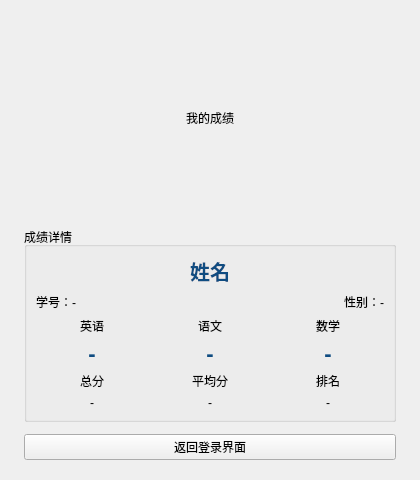
<?xml version="1.0" encoding="UTF-8"?>
<ui version="4.0">
 <class>StudentWindow</class>
 <widget class="QMainWindow" name="StudentWindow">
  <property name="geometry"><rect><x>0</x><y>0</y><width>420</width><height>480</height></rect></property><property name="minimumSize"><size><width>420</width><height>480</height></size></property><property name="maximumSize"><size><width>420</width><height>480</height></size></property><property name="windowTitle"><string>学生成绩查询</string></property>
  <widget class="QWidget" name="centralwidget"><layout class="QVBoxLayout" name="verticalLayout"><property name="leftMargin"><number>24</number></property><property name="topMargin"><number>20</number></property><property name="rightMargin"><number>24</number></property><property name="bottomMargin"><number>20</number></property><property name="spacing"><number>12</number></property>
   <item><widget class="QLabel" name="label_title"><property name="text"><string>我的成绩</string></property><property name="alignment"><set>Qt::AlignCenter</set></property></widget></item>
   <item><widget class="QGroupBox" name="groupBox_info"><property name="title"><string>成绩详情</string></property><layout class="QVBoxLayout" name="infoLayout">
    <item><widget class="QLabel" name="label_name"><property name="text"><string>姓名</string></property><property name="alignment"><set>Qt::AlignCenter</set></property><property name="styleSheet"><string>font-size: 20px; font-weight: 700; color: #0f4c81;</string></property></widget></item>
    <item><layout class="QHBoxLayout" name="baseLayout"><item><widget class="QLabel" name="label_id"><property name="text"><string>学号：-</string></property></widget></item><item><widget class="QLabel" name="label_sex"><property name="text"><string>性别：-</string></property><property name="alignment"><set>Qt::AlignRight|Qt::AlignVCenter</set></property></widget></item></layout></item>
    <item><layout class="QGridLayout" name="scoresLayout"><item row="0" column="0"><widget class="QLabel" name="labelEnglishTitle"><property name="text"><string>英语</string></property><property name="alignment"><set>Qt::AlignCenter</set></property></widget></item><item row="0" column="1"><widget class="QLabel" name="labelChineseTitle"><property name="text"><string>语文</string></property><property name="alignment"><set>Qt::AlignCenter</set></property></widget></item><item row="0" column="2"><widget class="QLabel" name="labelMathTitle"><property name="text"><string>数学</string></property><property name="alignment"><set>Qt::AlignCenter</set></property></widget></item><item row="1" column="0"><widget class="QLabel" name="label_english"><property name="text"><string>-</string></property><property name="alignment"><set>Qt::AlignCenter</set></property><property name="styleSheet"><string>font-size:22px;font-weight:700;color:#0f4c81;</string></property></widget></item><item row="1" column="1"><widget class="QLabel" name="label_chinese"><property name="text"><string>-</string></property><property name="alignment"><set>Qt::AlignCenter</set></property><property name="styleSheet"><string>font-size:22px;font-weight:700;color:#0f4c81;</string></property></widget></item><item row="1" column="2"><widget class="QLabel" name="label_math"><property name="text"><string>-</string></property><property name="alignment"><set>Qt::AlignCenter</set></property><property name="styleSheet"><string>font-size:22px;font-weight:700;color:#0f4c81;</string></property></widget></item></layout></item>
    <item><layout class="QGridLayout" name="summaryLayout"><item row="0" column="0"><widget class="QLabel" name="labelTotalTitle"><property name="text"><string>总分</string></property><property name="alignment"><set>Qt::AlignCenter</set></property></widget></item><item row="0" column="1"><widget class="QLabel" name="labelAverageTitle"><property name="text"><string>平均分</string></property><property name="alignment"><set>Qt::AlignCenter</set></property></widget></item><item row="0" column="2"><widget class="QLabel" name="labelRankTitle"><property name="text"><string>排名</string></property><property name="alignment"><set>Qt::AlignCenter</set></property></widget></item><item row="1" column="0"><widget class="QLabel" name="label_total"><property name="text"><string>-</string></property><property name="alignment"><set>Qt::AlignCenter</set></property></widget></item><item row="1" column="1"><widget class="QLabel" name="label_ave"><property name="text"><string>-</string></property><property name="alignment"><set>Qt::AlignCenter</set></property></widget></item><item row="1" column="2"><widget class="QLabel" name="label_rankValue"><property name="text"><string>-</string></property><property name="alignment"><set>Qt::AlignCenter</set></property></widget></item></layout></item>
   </layout></widget></item>
   <item><widget class="QPushButton" name="pushButton_return"><property name="text"><string>返回登录界面</string></property></widget></item>
  </layout></widget>
 </widget>
 <resources/><connections/>
</ui>
